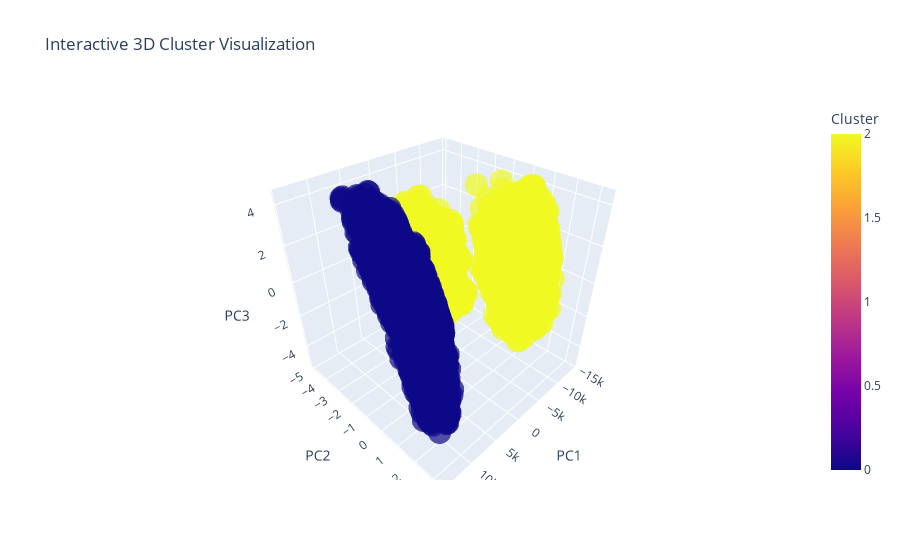

The cell this chart's notebook holds for it:
### Code cell
import plotly.express as px
from sklearn.decomposition import PCA

# Reduce dimensions to 3D using PCA
pca = PCA(n_components=3)
X_pca = pca.fit_transform(df)

# Create a DataFrame for Plotly
import pandas as pd
df_plot = pd.DataFrame(X_pca, columns=['PC1', 'PC2', 'PC3'])
df_plot['Cluster'] = ensemble_labels

# Plot interactive 3D scatter plot
fig = px.scatter_3d(
    df_plot, x='PC1', y='PC2', z='PC3',
    color='Cluster',
    title='Interactive 3D Cluster Visualization',
    opacity=0.7
)
fig.show()

### Figure 1 — Plotly figure (JSON) as saved in the notebook; plotly's stock layout.template omitted (floating-point values rounded to 4 significant figures; data arrays with more than 128 entries replaced by an {"elided": "..."} marker saying what was removed)
{"data": [{"hovertemplate": "PC1=%{x}<br>PC2=%{y}<br>PC3=%{z}<br>Cluster=%{marker.color}<extra></extra>", "legendgroup": "", "marker": {"color": {"elided": "28502 int values"}, "coloraxis": "coloraxis", "opacity": 0.7, "symbol": "circle"}, "mode": "markers", "name": "", "scene": "scene", "showlegend": false, "type": "scatter3d", "x": {"elided": "28502 float values"}, "y": {"elided": "28502 float values"}, "z": {"elided": "28502 float values"}}], "layout": {"coloraxis": {"colorbar": {"title": {"text": "Cluster"}}, "colorscale": [[0, "#0d0887"], [0.1111, "#46039f"], [0.2222, "#7201a8"], [0.3333, "#9c179e"], [0.4444, "#bd3786"], [0.5556, "#d8576b"], [0.6667, "#ed7953"], [0.7778, "#fb9f3a"], [0.8889, "#fdca26"], [1, "#f0f921"]]}, "legend": {"tracegroupgap": 0}, "scene": {"domain": {"x": [0, 1], "y": [0, 1]}, "xaxis": {"title": {"text": "PC1"}}, "yaxis": {"title": {"text": "PC2"}}, "zaxis": {"title": {"text": "PC3"}}}, "title": {"text": "Interactive 3D Cluster Visualization"}}}
